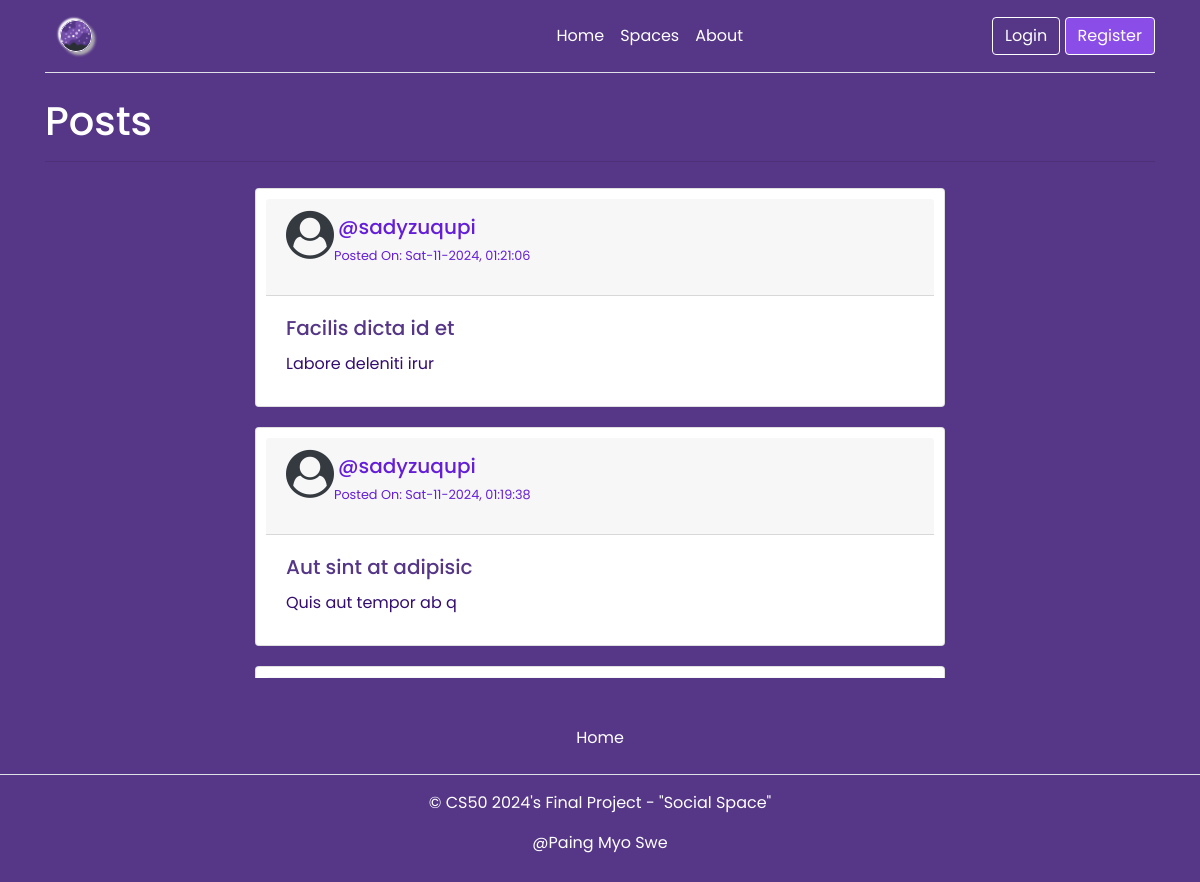
The page / on the database its author committed.
### tables this page shows
CREATE TABLE posts (
  id INTEGER PRIMARY KEY AUTOINCREMENT,
  author_id INTEGER NOT NULL,
  created TIMESTAMP NOT NULL DEFAULT CURRENT_TIMESTAMP,
  title TEXT NOT NULL,
  body TEXT NOT NULL,
  FOREIGN KEY (author_id) REFERENCES users (id)
);

CREATE TABLE users (
  id INTEGER PRIMARY KEY AUTOINCREMENT,
  username TEXT UNIQUE NOT NULL,
  password TEXT NOT NULL
);

### app/blog.py (the view)
@bp.route("/")
def index():
    db = get_db()
    posts = db.execute(
        "SELECT p.id, title, body, created, author_id, username"
        " FROM posts p JOIN users u ON p.author_id = u.id"
        " ORDER BY created DESC"
    ).fetchall()
    return render_template("blog/index.html", posts=posts)

### app/auth.py (called while the page is built)
@bp.before_app_request
def load_logged_in_user():
    user_id = session.get("user_id")
    if user_id is None:
        g.user = None
    else:
        g.user = (
            get_db().execute("SELECT * FROM users WHERE id = ?", (user_id,)).fetchone()
        )

### app/db.py (called while the page is built)
def get_db():
    if "db" not in g:
        g.db = sqlite3.connect(
            current_app.config["DATABASE"], detect_types=sqlite3.PARSE_DECLTYPES
        )
        g.db.row_factory = sqlite3.Row
    return g.db

### app/templates/blog/index.html (shortened to what this page needs)
{% extends 'base.html' %} {% block header %}
<h1>
  {% block title %}Posts{% endblock %}
</h1>
<hr />
{% endblock %} {% block content %}
<section id="gallery">
  <div class="container posts">
    {% for post in posts %}
    <div class="row">
      <div class="col-lg-8 mb-8 offset-2">
        <div class="card post-card">
          <div class="card-header">
            <div class="media">
              <a class="thumbnail pull-left" href="#">
                <i span class="fa fa-user-circle fa-3x text-dark"></i>
              </a>
              <div class="media-body">
                <h5 class="media-heading m-1">@{{ post['username'] }}</h5>
                <p>
                  <span class="label label-info small"
                    >Posted On: {{ post['created'].strftime('%a-%m-%Y, %T')
                    }}</span
                  >
                </p>
              </div>
            </div>
          </div>
          <div class="card-body">
            <h5 class="card-title">{{ post['title'] }}</h5>
            <p class="card-text">{{ post['body'] }}</p>
          </div>
        </div>
      </div>
    </div>
    {% endfor %}
  </div>
</section>
{% endblock %}

### app/static/style.css (style rules this page uses)
* { margin: 0; padding: 0; box-sizing: border-box; font-family: "Poppins", sans-serif; }
body { background: #553687; }
body, h1, h2, h3, h4, h5, h6, p, a, span, div { color: white; }
.post-card { background-color: #fff; padding: 10px; margin: 10px; }
.post-card .card-header { color: #651ed8; }
.post-card .card-title { color: #553687; }
.post-card .card-text { color: #330d6f; }
.post-card .media-body .label { color: #651ed8; }
.post-card .media-heading { color: #651ed8; }
.posts { height: 500px; overflow-y: scroll; }

### rows shown on the page
posts: username "sadyzuqupi", created "Sat-11-2024, 01:21:06", title "Facilis dicta id et", body "Labore deleniti irur"
posts: username "sadyzuqupi", created "Sat-11-2024, 01:19:38", title "Aut sint at adipisic", body "Quis aut tempor ab q"
